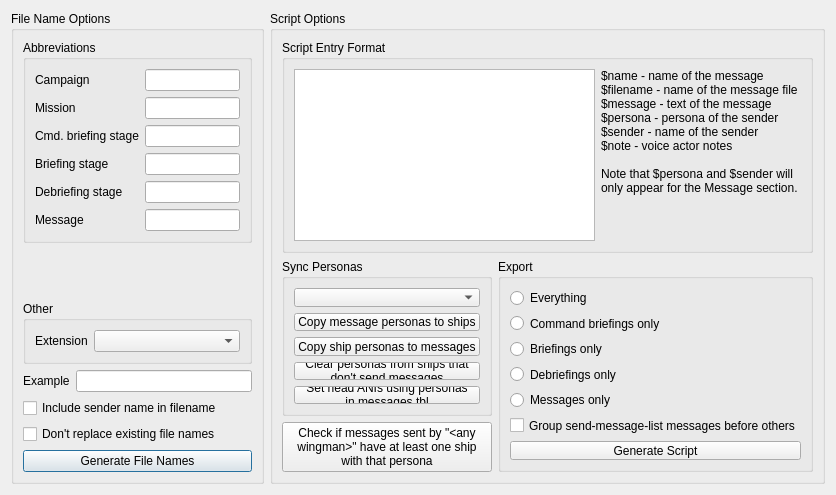
<?xml version="1.0" encoding="UTF-8"?>
<ui version="4.0">
 <class>fso::fred::dialogs::VoiceActingManager</class>
 <widget class="QDialog" name="fso::fred::dialogs::VoiceActingManager">
  <property name="windowModality">
   <enum>Qt::WindowModal</enum>
  </property>
  <property name="geometry">
   <rect>
    <x>0</x>
    <y>0</y>
    <width>836</width>
    <height>457</height>
   </rect>
  </property>
  <property name="windowTitle">
   <string>Voice Acting Manager</string>
  </property>
  <layout class="QHBoxLayout" name="horizontalLayout_3" stretch="3,0">
   <item>
    <widget class="QGroupBox" name="fileNameOptionsBox">
     <property name="sizePolicy">
      <sizepolicy hsizetype="Preferred" vsizetype="Preferred">
       <horstretch>3</horstretch>
       <verstretch>0</verstretch>
      </sizepolicy>
     </property>
     <property name="title">
      <string>File Name Options</string>
     </property>
     <layout class="QVBoxLayout" name="verticalLayout">
      <item>
       <widget class="QGroupBox" name="abbreviationsBox">
        <property name="title">
         <string>Abbreviations</string>
        </property>
        <layout class="QFormLayout" name="formLayout">
         <item row="0" column="0">
          <widget class="QLabel" name="campaignLabel">
           <property name="text">
            <string>Campaign</string>
           </property>
          </widget>
         </item>
         <item row="0" column="1">
          <widget class="QLineEdit" name="abbrevCampaignLineEdit"/>
         </item>
         <item row="1" column="0">
          <widget class="QLabel" name="missionLabel">
           <property name="text">
            <string>Mission</string>
           </property>
          </widget>
         </item>
         <item row="1" column="1">
          <widget class="QLineEdit" name="abbrevMissionLineEdit"/>
         </item>
         <item row="3" column="0">
          <widget class="QLabel" name="cmdBriefingStageLabel">
           <property name="text">
            <string>Cmd. briefing stage</string>
           </property>
          </widget>
         </item>
         <item row="3" column="1">
          <widget class="QLineEdit" name="abbrevCommandBriefingLineEdit"/>
         </item>
         <item row="4" column="0">
          <widget class="QLabel" name="briefingStageLabel">
           <property name="text">
            <string>Briefing stage</string>
           </property>
          </widget>
         </item>
         <item row="4" column="1">
          <widget class="QLineEdit" name="abbrevBriefingLineEdit"/>
         </item>
         <item row="5" column="0">
          <widget class="QLabel" name="debriefingStageLabel">
           <property name="text">
            <string>Debriefing stage</string>
           </property>
          </widget>
         </item>
         <item row="5" column="1">
          <widget class="QLineEdit" name="abbrevDebriefingLineEdit"/>
         </item>
         <item row="6" column="0">
          <widget class="QLabel" name="messageLabel">
           <property name="text">
            <string>Message</string>
           </property>
          </widget>
         </item>
         <item row="6" column="1">
          <widget class="QLineEdit" name="abbrevMessageLineEdit"/>
         </item>
        </layout>
       </widget>
      </item>
      <item>
       <spacer name="verticalSpacer">
        <property name="orientation">
         <enum>Qt::Vertical</enum>
        </property>
        <property name="sizeHint" stdset="0">
         <size>
          <width>20</width>
          <height>40</height>
         </size>
        </property>
       </spacer>
      </item>
      <item>
       <widget class="QGroupBox" name="extensionLayout">
        <property name="title">
         <string>Other</string>
        </property>
        <layout class="QFormLayout" name="formLayout_2">
         <item row="0" column="0">
          <widget class="QLabel" name="extensionLabel">
           <property name="text">
            <string>Extension</string>
           </property>
          </widget>
         </item>
         <item row="0" column="1">
          <widget class="QComboBox" name="suffixComboBox"/>
         </item>
        </layout>
       </widget>
      </item>
      <item>
       <layout class="QHBoxLayout" name="exampleLayout_2">
        <item>
         <widget class="QLabel" name="exampleLabel_2">
          <property name="text">
           <string>Example</string>
          </property>
         </widget>
        </item>
        <item>
         <widget class="QLineEdit" name="exampleFilenameLabel">
          <property name="readOnly">
           <bool>true</bool>
          </property>
         </widget>
        </item>
       </layout>
      </item>
      <item>
       <widget class="QCheckBox" name="includeSenderCheckBox">
        <property name="text">
         <string>Include sender name in filename</string>
        </property>
       </widget>
      </item>
      <item>
       <widget class="QCheckBox" name="noReplaceCheckBox">
        <property name="text">
         <string>Don't replace existing file names</string>
        </property>
       </widget>
      </item>
      <item>
       <widget class="QPushButton" name="generateFilenamesButton">
        <property name="text">
         <string>Generate File Names</string>
        </property>
       </widget>
      </item>
     </layout>
    </widget>
   </item>
   <item>
    <widget class="QGroupBox" name="scriptOptionsBox">
     <property name="sizePolicy">
      <sizepolicy hsizetype="Preferred" vsizetype="Preferred">
       <horstretch>1</horstretch>
       <verstretch>0</verstretch>
      </sizepolicy>
     </property>
     <property name="title">
      <string>Script Options</string>
     </property>
     <layout class="QVBoxLayout" name="verticalLayout_2">
      <item>
       <widget class="QGroupBox" name="scriptEntryFormat">
        <property name="title">
         <string>Script Entry Format</string>
        </property>
        <layout class="QHBoxLayout" name="horizontalLayout" stretch="0">
         <item>
          <layout class="QHBoxLayout" name="horizontalLayout_5" stretch="3,2">
           <item>
            <widget class="QPlainTextEdit" name="scriptEntryFormatPlainTextEdit">
             <property name="sizePolicy">
              <sizepolicy hsizetype="Expanding" vsizetype="Expanding">
               <horstretch>0</horstretch>
               <verstretch>0</verstretch>
              </sizepolicy>
             </property>
             <property name="plainText">
              <string/>
             </property>
            </widget>
           </item>
           <item>
            <widget class="QLabel" name="scriptLegendLabel">
             <property name="text">
              <string>$name - name of the message
$filename - name of the message file
$message - text of the message
$persona - persona of the sender
$sender - name of the sender
$note - voice actor notes

Note that $persona and $sender will
only appear for the Message section.</string>
             </property>
             <property name="alignment">
              <set>Qt::AlignLeading|Qt::AlignLeft|Qt::AlignTop</set>
             </property>
             <property name="wordWrap">
              <bool>true</bool>
             </property>
            </widget>
           </item>
          </layout>
         </item>
        </layout>
       </widget>
      </item>
      <item>
       <layout class="QHBoxLayout" name="horizontalLayout_4">
        <item>
         <layout class="QVBoxLayout" name="verticalLayout_6">
          <item>
           <widget class="QGroupBox" name="synPersonasBox">
            <property name="title">
             <string>Sync Personas</string>
            </property>
            <layout class="QVBoxLayout" name="verticalLayout_5">
             <item>
              <widget class="QComboBox" name="personaSyncComboBox"/>
             </item>
             <item>
              <widget class="QPushButton" name="copyMsgToShipsButton">
               <property name="text">
                <string>Copy message personas to ships</string>
               </property>
              </widget>
             </item>
             <item>
              <widget class="QPushButton" name="copyShipsToMsgsButton">
               <property name="text">
                <string>Copy ship personas to messages</string>
               </property>
              </widget>
             </item>
             <item>
              <widget class="QPushButton" name="clearNonSendersButton">
               <property name="text">
                <string>Clear personas from ships that
don't send messages</string>
               </property>
              </widget>
             </item>
             <item>
              <widget class="QPushButton" name="setHeadAnisButton">
               <property name="text">
                <string>Set head ANIs using personas
in messages.tbl</string>
               </property>
              </widget>
             </item>
            </layout>
           </widget>
          </item>
          <item>
           <widget class="QPushButton" name="checkAnyWingmanButton">
            <property name="text">
             <string>Check if messages sent by &quot;&lt;any
wingman&gt;&quot; have at least one ship
with that persona</string>
            </property>
           </widget>
          </item>
         </layout>
        </item>
        <item>
         <widget class="QGroupBox" name="exportBox">
          <property name="title">
           <string>Export</string>
          </property>
          <layout class="QVBoxLayout" name="verticalLayout_3" stretch="0,0,0,0,0,0,1">
           <item>
            <widget class="QRadioButton" name="exportAllRadio">
             <property name="text">
              <string>Everything</string>
             </property>
             <attribute name="buttonGroup">
              <string notr="true">exportOptionsButtonGroup</string>
             </attribute>
            </widget>
           </item>
           <item>
            <widget class="QRadioButton" name="exportCmdBriefingRadio">
             <property name="text">
              <string>Command briefings only</string>
             </property>
             <attribute name="buttonGroup">
              <string notr="true">exportOptionsButtonGroup</string>
             </attribute>
            </widget>
           </item>
           <item>
            <widget class="QRadioButton" name="exportBriefingRadio">
             <property name="text">
              <string>Briefings only</string>
             </property>
             <attribute name="buttonGroup">
              <string notr="true">exportOptionsButtonGroup</string>
             </attribute>
            </widget>
           </item>
           <item>
            <widget class="QRadioButton" name="exportDebriefingRadio">
             <property name="text">
              <string>Debriefings only</string>
             </property>
             <attribute name="buttonGroup">
              <string notr="true">exportOptionsButtonGroup</string>
             </attribute>
            </widget>
           </item>
           <item>
            <widget class="QRadioButton" name="exportMessageRadio">
             <property name="text">
              <string>Messages only</string>
             </property>
             <attribute name="buttonGroup">
              <string notr="true">exportOptionsButtonGroup</string>
             </attribute>
            </widget>
           </item>
           <item>
            <layout class="QHBoxLayout" name="horizontalLayout_2">
             <item>
              <spacer name="horizontalSpacer">
               <property name="orientation">
                <enum>Qt::Horizontal</enum>
               </property>
               <property name="sizeHint" stdset="0">
                <size>
                 <width>17</width>
                 <height>20</height>
                </size>
               </property>
              </spacer>
             </item>
             <item>
              <widget class="QCheckBox" name="groupMessagesCheckBox">
               <property name="text">
                <string>Group send-message-list messages before others</string>
               </property>
              </widget>
             </item>
             <item>
              <spacer name="horizontalSpacer_2">
               <property name="orientation">
                <enum>Qt::Horizontal</enum>
               </property>
               <property name="sizeHint" stdset="0">
                <size>
                 <width>40</width>
                 <height>20</height>
                </size>
               </property>
              </spacer>
             </item>
            </layout>
           </item>
           <item>
            <widget class="QPushButton" name="generateScriptButton">
             <property name="sizePolicy">
              <sizepolicy hsizetype="Minimum" vsizetype="Expanding">
               <horstretch>0</horstretch>
               <verstretch>0</verstretch>
              </sizepolicy>
             </property>
             <property name="baseSize">
              <size>
               <width>0</width>
               <height>0</height>
              </size>
             </property>
             <property name="text">
              <string>Generate Script</string>
             </property>
            </widget>
           </item>
          </layout>
         </widget>
        </item>
       </layout>
      </item>
     </layout>
    </widget>
   </item>
  </layout>
 </widget>
 <tabstops>
  <tabstop>abbrevCampaignLineEdit</tabstop>
  <tabstop>abbrevMissionLineEdit</tabstop>
  <tabstop>abbrevCommandBriefingLineEdit</tabstop>
  <tabstop>abbrevBriefingLineEdit</tabstop>
  <tabstop>abbrevDebriefingLineEdit</tabstop>
  <tabstop>abbrevMessageLineEdit</tabstop>
  <tabstop>suffixComboBox</tabstop>
  <tabstop>exampleFilenameLabel</tabstop>
  <tabstop>includeSenderCheckBox</tabstop>
  <tabstop>noReplaceCheckBox</tabstop>
  <tabstop>generateFilenamesButton</tabstop>
  <tabstop>scriptEntryFormatPlainTextEdit</tabstop>
  <tabstop>personaSyncComboBox</tabstop>
  <tabstop>copyMsgToShipsButton</tabstop>
  <tabstop>copyShipsToMsgsButton</tabstop>
  <tabstop>clearNonSendersButton</tabstop>
  <tabstop>setHeadAnisButton</tabstop>
  <tabstop>checkAnyWingmanButton</tabstop>
  <tabstop>exportAllRadio</tabstop>
  <tabstop>exportCmdBriefingRadio</tabstop>
  <tabstop>exportBriefingRadio</tabstop>
  <tabstop>exportDebriefingRadio</tabstop>
  <tabstop>exportMessageRadio</tabstop>
  <tabstop>groupMessagesCheckBox</tabstop>
  <tabstop>generateScriptButton</tabstop>
 </tabstops>
 <resources/>
 <connections/>
 <buttongroups>
  <buttongroup name="exportOptionsButtonGroup"/>
 </buttongroups>
</ui>
